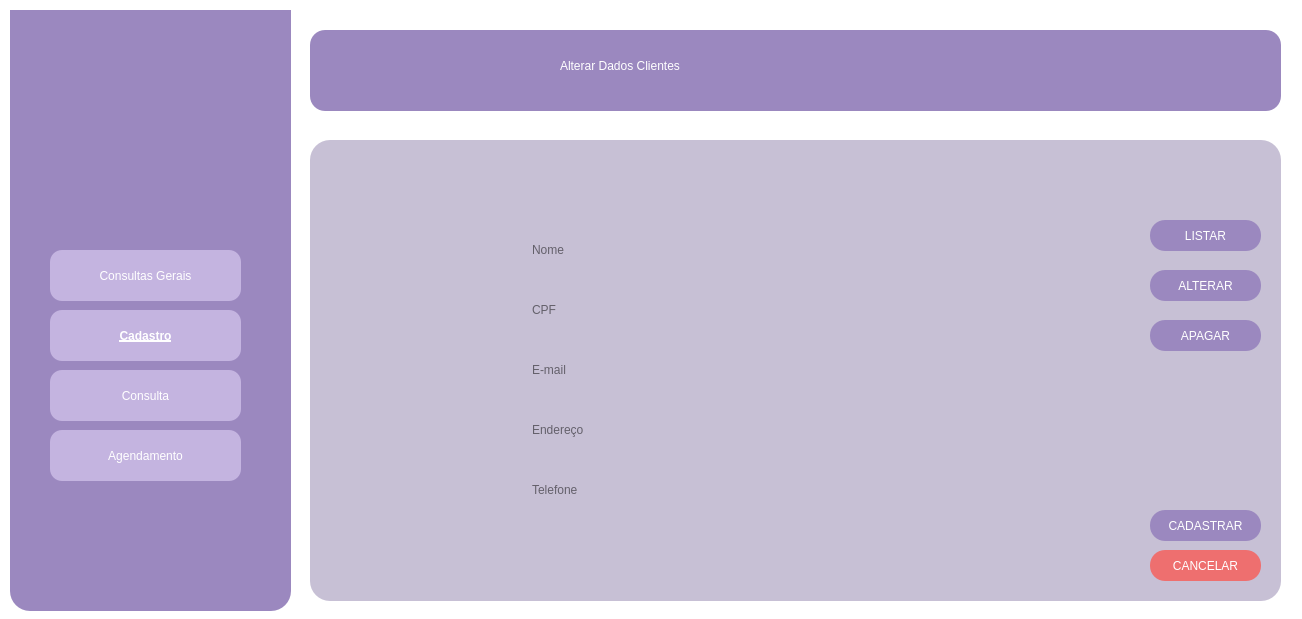
<?xml version="1.0" encoding="UTF-8"?>
<ui version="4.0">
 <class>cadastroalterar</class>
 <widget class="QDialog" name="cadastroalterar">
  <property name="geometry">
   <rect>
    <x>0</x>
    <y>0</y>
    <width>1302</width>
    <height>619</height>
   </rect>
  </property>
  <property name="windowTitle">
   <string>Alterar Dados</string>
  </property>
  <property name="styleSheet">
   <string notr="true">background-color: #FFFFFF</string>
  </property>
  <widget class="QWidget" name="sidebar" native="true">
   <property name="geometry">
    <rect>
     <x>10</x>
     <y>10</y>
     <width>281</width>
     <height>601</height>
    </rect>
   </property>
   <property name="styleSheet">
    <string notr="true">background-color: #9B88BF; border-radius: 20px</string>
   </property>
   <widget class="QPushButton" name="menuButton">
    <property name="geometry">
     <rect>
      <x>40</x>
      <y>240</y>
      <width>191</width>
      <height>51</height>
     </rect>
    </property>
    <property name="styleSheet">
     <string notr="true">background-color: #C4B4E0;
font: 700 9pt &quot;System&quot;;
border-radius: 12px;
padding: 5px;
color: #ffffff</string>
    </property>
    <property name="text">
     <string>Consultas Gerais</string>
    </property>
   </widget>
   <widget class="QPushButton" name="consultaButton">
    <property name="geometry">
     <rect>
      <x>40</x>
      <y>360</y>
      <width>191</width>
      <height>51</height>
     </rect>
    </property>
    <property name="styleSheet">
     <string notr="true">background-color: #C4B4E0;
font: 700 9pt &quot;System&quot;;
border-radius: 12px;
padding: 5px;
color: #ffffff</string>
    </property>
    <property name="text">
     <string>Consulta</string>
    </property>
   </widget>
   <widget class="QPushButton" name="agendamentoButton">
    <property name="geometry">
     <rect>
      <x>40</x>
      <y>420</y>
      <width>191</width>
      <height>51</height>
     </rect>
    </property>
    <property name="styleSheet">
     <string notr="true">background-color: #C4B4E0;
font: 700 9pt &quot;System&quot;;
border-radius: 12px;
padding: 5px;
color: #ffffff</string>
    </property>
    <property name="text">
     <string>Agendamento</string>
    </property>
   </widget>
   <widget class="QLabel" name="label">
    <property name="geometry">
     <rect>
      <x>-40</x>
      <y>-100</y>
      <width>371</width>
      <height>391</height>
     </rect>
    </property>
    <property name="text">
     <string/>
    </property>
    <property name="pixmap">
     <pixmap resource="resources/resources.qrc">:/images/images/logo4.png</pixmap>
    </property>
    <property name="scaledContents">
     <bool>true</bool>
    </property>
   </widget>
   <widget class="QPushButton" name="pushButton_6">
    <property name="geometry">
     <rect>
      <x>40</x>
      <y>300</y>
      <width>191</width>
      <height>51</height>
     </rect>
    </property>
    <property name="font">
     <font>
      <family>System</family>
      <pointsize>9</pointsize>
      <italic>false</italic>
      <bold>true</bold>
      <underline>true</underline>
     </font>
    </property>
    <property name="styleSheet">
     <string notr="true">background-color: #C4B4E0;
font: 700 9pt &quot;System&quot;;
border-radius: 12px;
padding: 5px;
color: rgb(255, 255, 255);</string>
    </property>
    <property name="text">
     <string>Cadastro</string>
    </property>
   </widget>
   <zorder>agendamentoButton</zorder>
   <zorder>label</zorder>
   <zorder>menuButton</zorder>
   <zorder>consultaButton</zorder>
   <zorder>pushButton_6</zorder>
  </widget>
  <widget class="QWidget" name="widget" native="true">
   <property name="geometry">
    <rect>
     <x>310</x>
     <y>30</y>
     <width>971</width>
     <height>81</height>
    </rect>
   </property>
   <property name="styleSheet">
    <string notr="true">background-color: #9B88BF; border-radius: 15px</string>
   </property>
   <widget class="QLabel" name="titulo">
    <property name="geometry">
     <rect>
      <x>250</x>
      <y>10</y>
      <width>501</width>
      <height>51</height>
     </rect>
    </property>
    <property name="styleSheet">
     <string notr="true">font: 30pt &quot;Garamond&quot;; color: #ffffff</string>
    </property>
    <property name="text">
     <string>Alterar Dados Clientes</string>
    </property>
   </widget>
  </widget>
  <widget class="QWidget" name="data_background" native="true">
   <property name="geometry">
    <rect>
     <x>310</x>
     <y>140</y>
     <width>971</width>
     <height>461</height>
    </rect>
   </property>
   <property name="autoFillBackground">
    <bool>false</bool>
   </property>
   <property name="styleSheet">
    <string notr="true">background-color: #C7C0D5; border-radius: 20px</string>
   </property>
   <widget class="QPushButton" name="cadastrarButton">
    <property name="geometry">
     <rect>
      <x>840</x>
      <y>370</y>
      <width>111</width>
      <height>31</height>
     </rect>
    </property>
    <property name="styleSheet">
     <string notr="true">background-color: #9B88BF;
font: 700 15pt &quot;System&quot;;
border-radius: 15px;
padding: 5px;
color: #ffffff</string>
    </property>
    <property name="text">
     <string>CADASTRAR</string>
    </property>
   </widget>
   <widget class="QPushButton" name="cancelarButton">
    <property name="geometry">
     <rect>
      <x>840</x>
      <y>410</y>
      <width>111</width>
      <height>31</height>
     </rect>
    </property>
    <property name="styleSheet">
     <string notr="true">background-color: #EE6F6F;
font: 700 15pt &quot;System&quot;;
border-radius: 15px;
padding: 5px;
color: #ffffff</string>
    </property>
    <property name="text">
     <string>CANCELAR</string>
    </property>
   </widget>
   <widget class="QWidget" name="verticalLayoutWidget">
    <property name="geometry">
     <rect>
      <x>220</x>
      <y>80</y>
      <width>531</width>
      <height>301</height>
     </rect>
    </property>
    <layout class="QVBoxLayout" name="verticalLayout">
     <property name="spacing">
      <number>22</number>
     </property>
     <property name="rightMargin">
      <number>0</number>
     </property>
     <item>
      <widget class="QLineEdit" name="nomeTutor">
       <property name="sizePolicy">
        <sizepolicy hsizetype="Expanding" vsizetype="Fixed">
         <horstretch>0</horstretch>
         <verstretch>0</verstretch>
        </sizepolicy>
       </property>
       <property name="autoFillBackground">
        <bool>false</bool>
       </property>
       <property name="styleSheet">
        <string notr="true">

QLineEdit {
    font-size: 14px;
    color: black;
    border: 1px solid gray;
    border-radius: 5px;
    padding: 5px;
}
QLineEdit:placeholder {
    color: gray;
    font-style: italic;
}

; background-color: #ffffff</string>
       </property>
       <property name="placeholderText">
        <string>Nome</string>
       </property>
      </widget>
     </item>
     <item>
      <widget class="QLineEdit" name="cpfTutor">
       <property name="sizePolicy">
        <sizepolicy hsizetype="Expanding" vsizetype="Fixed">
         <horstretch>0</horstretch>
         <verstretch>0</verstretch>
        </sizepolicy>
       </property>
       <property name="autoFillBackground">
        <bool>false</bool>
       </property>
       <property name="styleSheet">
        <string notr="true">

QLineEdit {
    font-size: 14px;
    color: black;
    border: 1px solid gray;
    border-radius: 5px;
    padding: 5px;
}
QLineEdit:placeholder {
    color: gray;
    font-style: italic;
}

; background-color: #ffffff</string>
       </property>
       <property name="placeholderText">
        <string>CPF</string>
       </property>
      </widget>
     </item>
     <item>
      <widget class="QLineEdit" name="emailTutor">
       <property name="sizePolicy">
        <sizepolicy hsizetype="Expanding" vsizetype="Fixed">
         <horstretch>0</horstretch>
         <verstretch>0</verstretch>
        </sizepolicy>
       </property>
       <property name="autoFillBackground">
        <bool>false</bool>
       </property>
       <property name="styleSheet">
        <string notr="true">

QLineEdit {
    font-size: 14px;
    color: black;
    border: 1px solid gray;
    border-radius: 5px;
    padding: 5px;
}
QLineEdit:placeholder {
    color: gray;
    font-style: italic;
}

; background-color: #ffffff</string>
       </property>
       <property name="placeholderText">
        <string>E-mail</string>
       </property>
      </widget>
     </item>
     <item>
      <widget class="QLineEdit" name="enderecoTutor">
       <property name="sizePolicy">
        <sizepolicy hsizetype="Expanding" vsizetype="Fixed">
         <horstretch>0</horstretch>
         <verstretch>0</verstretch>
        </sizepolicy>
       </property>
       <property name="autoFillBackground">
        <bool>false</bool>
       </property>
       <property name="styleSheet">
        <string notr="true">

QLineEdit {
    font-size: 14px;
    color: black;
    border: 1px solid gray;
    border-radius: 5px;
    padding: 5px;
}
QLineEdit:placeholder {
    color: gray;
    font-style: italic;
}

; background-color: #ffffff</string>
       </property>
       <property name="placeholderText">
        <string>Endereço</string>
       </property>
      </widget>
     </item>
     <item>
      <widget class="QLineEdit" name="telefoneTutor">
       <property name="sizePolicy">
        <sizepolicy hsizetype="Expanding" vsizetype="Fixed">
         <horstretch>0</horstretch>
         <verstretch>0</verstretch>
        </sizepolicy>
       </property>
       <property name="autoFillBackground">
        <bool>false</bool>
       </property>
       <property name="styleSheet">
        <string notr="true">

QLineEdit {
    font-size: 14px;
    color: black;
    border: 1px solid gray;
    border-radius: 5px;
    padding: 5px;
}
QLineEdit:placeholder {
    color: gray;
    font-style: italic;
}

; background-color: #ffffff</string>
       </property>
       <property name="placeholderText">
        <string>Telefone</string>
       </property>
      </widget>
     </item>
    </layout>
   </widget>
   <widget class="QPushButton" name="alterarButton">
    <property name="geometry">
     <rect>
      <x>840</x>
      <y>130</y>
      <width>111</width>
      <height>31</height>
     </rect>
    </property>
    <property name="styleSheet">
     <string notr="true">background-color: #9B88BF;
font: 700 15pt &quot;System&quot;;
border-radius: 15px;
padding: 5px;
color: #ffffff</string>
    </property>
    <property name="text">
     <string>ALTERAR</string>
    </property>
   </widget>
   <widget class="QPushButton" name="listarButton">
    <property name="geometry">
     <rect>
      <x>840</x>
      <y>80</y>
      <width>111</width>
      <height>31</height>
     </rect>
    </property>
    <property name="styleSheet">
     <string notr="true">background-color: #9B88BF;
font: 700 15pt &quot;System&quot;;
border-radius: 15px;
padding: 5px;
color: #ffffff</string>
    </property>
    <property name="text">
     <string>LISTAR</string>
    </property>
   </widget>
   <widget class="QPushButton" name="apagarButton">
    <property name="geometry">
     <rect>
      <x>840</x>
      <y>180</y>
      <width>111</width>
      <height>31</height>
     </rect>
    </property>
    <property name="styleSheet">
     <string notr="true">background-color: #9B88BF;
font: 700 15pt &quot;System&quot;;
border-radius: 15px;
padding: 5px;
color: #ffffff</string>
    </property>
    <property name="text">
     <string>APAGAR</string>
    </property>
   </widget>
  </widget>
 </widget>
 <resources>
  <include location="resources/resources.qrc"/>
 </resources>
 <connections/>
</ui>
